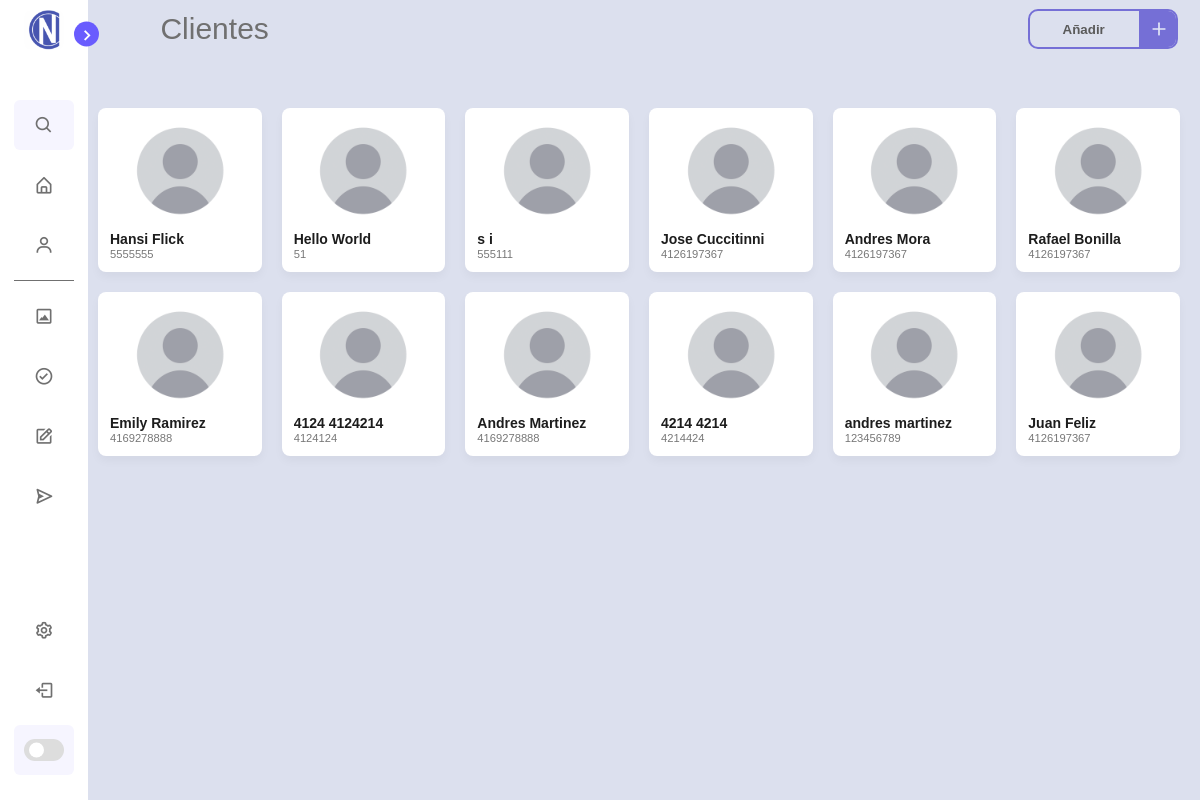
Page /Clients (signed in) on the earlier database version.
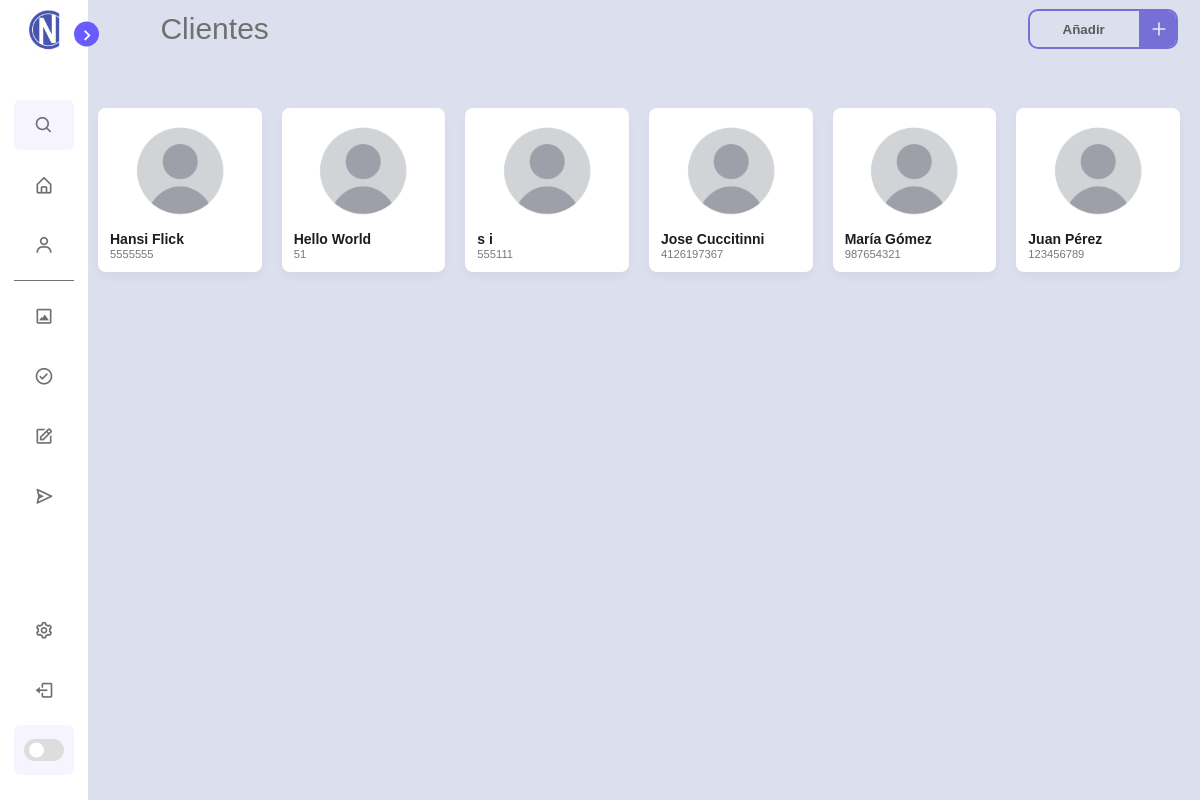
Same page on the later database version.
### tables this page shows
CREATE TABLE clientProject ( projectClientId INTEGER PRIMARY KEY AUTOINCREMENT, projectClientName TEXT, projectClientNumber INTEGER );

### new.py (the view)
@app.route("/Clients")
def clients():
    clients=try_clients()
    return  clients

### library/DB.py (called while the page is built)
def get_clients():
    conn = sqlite3.connect('library/database.db')
    cursor = conn.cursor()
    cursor.execute("SELECT projectClientName,ProjectClientNumber FROM clientProject")
    filas = cursor.fetchall()
    clientes= []
    for elemento in filas:
        if elemento not in clientes:
            clientes.append(elemento)
    return clientes

### library/URLs.py (called while the page is built)
def try_clients():
    if g.user:
        cliente=get_clients()
        return render_template("clients.html",user=g.user,cliente=cliente)
    flash("Debe de iniciar sesión primero.")
    return render_template("index.html")

### new.py (called while the page is built)
@app.before_request
def before_request():
    if "username" in session:
        g.user = session["username"]
    else:
        g.user = None

### templates/clients.html (shortened to what this page needs)
<!DOCTYPE html>
<html lang="en">
<head>
    <link rel="stylesheet" href="../static/css/clients.css">
    <link rel="stylesheet" href="../static/css/scrollbar.css">
    <link rel="stylesheet" href="https://cdnjs.cloudflare.com/ajax/libs/font-awesome/6.4.2/css/all.min.css">
    <link href='https://unpkg.com/boxicons@2.1.1/css/boxicons.min.css' rel='stylesheet'>
</head>
<body>
    <nav class="sidebar close">
        <header>
            <div class="image-text">
                <span class="image">
                    <img src="../static/img/icon.ico" alt="iconcopy">
                </span>
            </div>
            <i class='bx bx-chevron-right toggle'></i>
        </header>
        <div class="menu-bar">
            <div class="menu">
                <li class="search-box">
                    <i class='bx bx-search icon'></i>
                </li>
                <ul class="menu-links" id="home">
                    <li class="nav-link">
                        <a href="{{ url_for('home') }}">
                            <i class='bx bx-home-alt icon'></i>
                        </a>
                    </li>
                    <li class="nav-link" id="client">
                        <a href="{{ url_for('clients') }}">
                            <i class='bx bx-user icon'></i>
                        </a>
                    </li>
                </ul>
                <hr class="separator">
                <ul class="menu-links">
                    <li class="nav-link" id="diseño">
                        <a href="{{ url_for('design') }}">
                            <i class='bx bx-image-alt icon'></i>
                        </a>
                    </li>
                    <li class="nav-link" id="aprobacion">
                        <a href="#">
                            <i class='bx bx-check-circle icon'></i>
                        </a>
                    </li>
                    <li class="nav-link" id="elaboracion">
                        <a href="#">
                            <i class='bx bx-edit icon'></i>
                        </a>
                    </li>
                    <li class="nav-link" id="entrega">
                        <a href="#">
                            <i class='bx bx-send icon'></i>
                        </a>
                    </li>
                </ul>
            </div>
            <div class="bottom-content">
                <li class="">
                    <a href="{{ url_for('settings') }}">
                        <i class='bx bx-cog icon'></i>
                    </a>
                <li class="">
                    <a href="{{ url_for('logout') }}">
                        <i class='bx bx-log-out icon'></i>
                    </a>
                </li>
                <li class="mode">
                    <div class="toggle-switch">
                        <span class="switch"></span>
                    </div>
                </li>
            </div>
        </div>
    </nav>
    <section class="home">
        <div class="home-header">
            <div class="text">Clientes</div>
            <button class="add-btn" type="button" id="openModal">
                <span class="button__text">Añadir</span>
                <span class="button__icon">
                    <svg class="svg" fill="none" height="24" stroke="currentColor" stroke-linecap="round"
                        stroke-linejoin="round" stroke-width="2" viewBox="0 0 24 24" width="24"
                        xmlns="http://www.w3.org/2000/svg">
                        <line x1="12" x2="12" y1="5" y2="19"></line>
                        <line x1="5" x2="19" y1="12" y2="12"></line>
                    </svg>
                </span>
            </button>
        </div>
        <div class="card-list-client">
            {% for item in cliente %}
            <a href="{{ url_for('client', client=item[0] )}}" style="text-decoration: none;" class="client-link">
                <div class="card-client">
                    <img src="../static/img/user-default.png" alt="User Image">
                    <p class="default-client-name">{{item[0]}}</p>
                    <p class="client-company">{{item[1]}}</p>
                </div>
            </a>
            {% endfor %}
    </section>
  </body>
</html>

Differences in the rows shown:
removed clientProject: projectClientName "Emily Ramirez", projectClientNumber "4169278888"
removed clientProject: projectClientName "4124 4124214", projectClientNumber "4124124"
removed clientProject: projectClientName "Andres Martinez", projectClientNumber "4169278888"
removed clientProject: projectClientName "4214 4214", projectClientNumber "4214424"
removed clientProject: projectClientName "andres martinez", projectClientNumber "123456789"
removed clientProject: projectClientName "Juan Feliz", projectClientNumber "4126197367"
changed clientProject: projectClientName "Andres Mora" → "María Gómez"; projectClientNumber "4126197367" → "987654321"
changed clientProject: projectClientName "Rafael Bonilla" → "Juan Pérez"; projectClientNumber "4126197367" → "123456789"
